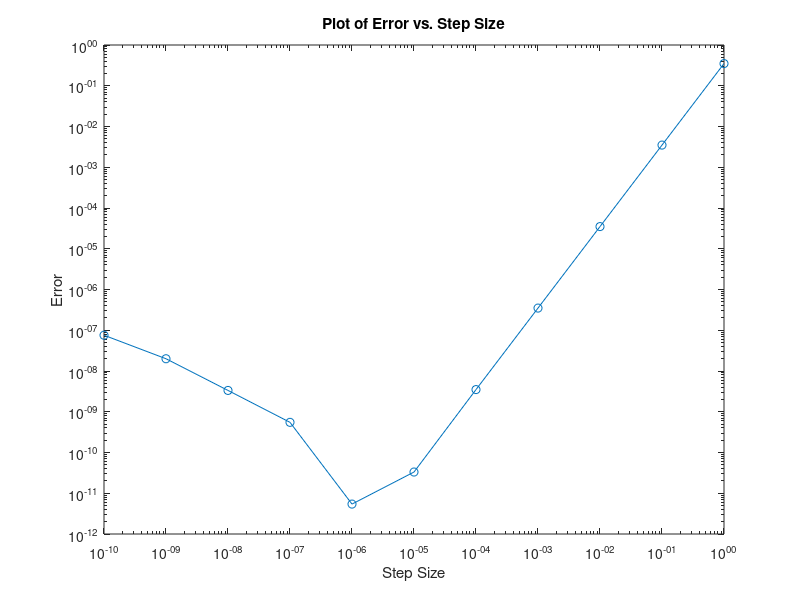

MATLAB code for this plot:
% Example 4-7

clc; clear; close all;

func = @(x) -0.1*x^4 - 0.15*x^3 - 0.5*x^2 - 0.25*x + 1.2;
dfunc = @(x) -0.4*x^3 - 0.45*x^2 - x - 0.25;

format long

x = 0.5;
truedif = dfunc(x);

h = 10;
H = zeros(11,1);  % H = step size
D = zeros(11,1);  % D = centered difference
E = zeros(11,1);  % E = error

for k = 1:11
  h = h/10;
  H(k) = h;
  D(k) = (func(x+h)-func(x-h))/(2*h);
  E(k) = abs(truedif-D(k));
end

L = [H D E]';

fprintf('  step size   finite difference   true error \n');
fprintf('%14.10f  %16.14f  %16.13f\n', L);

loglog(H,E, 'o-');
xlabel('Step Size');
ylabel('Error');
title('Plot of Error vs. Step Size');
